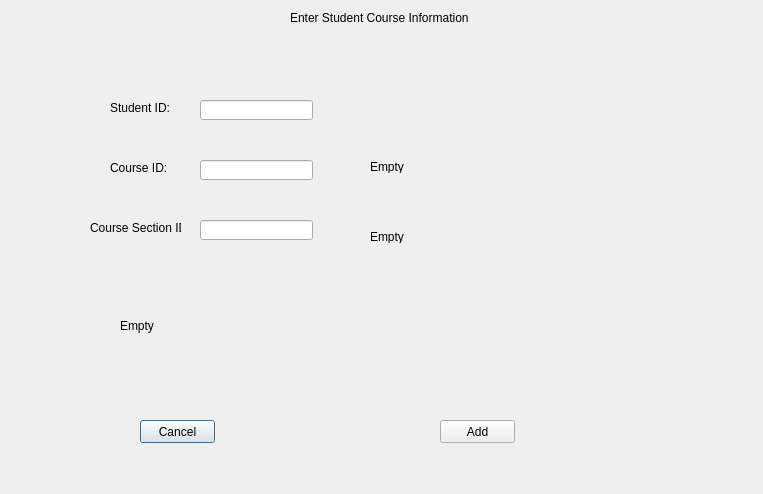
<?xml version="1.0" encoding="UTF-8"?>
<ui version="4.0">
 <class>Dialog</class>
 <widget class="QDialog" name="Dialog">
  <property name="geometry">
   <rect>
    <x>0</x>
    <y>0</y>
    <width>763</width>
    <height>494</height>
   </rect>
  </property>
  <property name="windowTitle">
   <string>Dialog</string>
  </property>
  <widget class="QLabel" name="label">
   <property name="geometry">
    <rect>
     <x>290</x>
     <y>10</y>
     <width>181</width>
     <height>16</height>
    </rect>
   </property>
   <property name="text">
    <string>Enter Student Course Information</string>
   </property>
  </widget>
  <widget class="QLabel" name="label_2">
   <property name="geometry">
    <rect>
     <x>110</x>
     <y>100</y>
     <width>71</width>
     <height>16</height>
    </rect>
   </property>
   <property name="text">
    <string>Student ID:</string>
   </property>
  </widget>
  <widget class="QLabel" name="label_3">
   <property name="geometry">
    <rect>
     <x>110</x>
     <y>160</y>
     <width>61</width>
     <height>16</height>
    </rect>
   </property>
   <property name="text">
    <string>Course ID:</string>
   </property>
  </widget>
  <widget class="QLabel" name="label_4">
   <property name="geometry">
    <rect>
     <x>90</x>
     <y>220</y>
     <width>91</width>
     <height>16</height>
    </rect>
   </property>
   <property name="text">
    <string>Course Section ID:</string>
   </property>
  </widget>
  <widget class="QLabel" name="label1">
   <property name="geometry">
    <rect>
     <x>370</x>
     <y>160</y>
     <width>47</width>
     <height>13</height>
    </rect>
   </property>
   <property name="text">
    <string>Empty</string>
   </property>
  </widget>
  <widget class="QLabel" name="label2">
   <property name="geometry">
    <rect>
     <x>370</x>
     <y>230</y>
     <width>47</width>
     <height>13</height>
    </rect>
   </property>
   <property name="text">
    <string>Empty</string>
   </property>
  </widget>
  <widget class="QPushButton" name="cancel">
   <property name="geometry">
    <rect>
     <x>140</x>
     <y>420</y>
     <width>75</width>
     <height>23</height>
    </rect>
   </property>
   <property name="text">
    <string>Cancel</string>
   </property>
  </widget>
  <widget class="QPushButton" name="addButton">
   <property name="geometry">
    <rect>
     <x>440</x>
     <y>420</y>
     <width>75</width>
     <height>23</height>
    </rect>
   </property>
   <property name="text">
    <string>Add</string>
   </property>
  </widget>
  <widget class="QLineEdit" name="stdID">
   <property name="geometry">
    <rect>
     <x>200</x>
     <y>100</y>
     <width>113</width>
     <height>20</height>
    </rect>
   </property>
  </widget>
  <widget class="QLineEdit" name="crsID">
   <property name="geometry">
    <rect>
     <x>200</x>
     <y>160</y>
     <width>113</width>
     <height>20</height>
    </rect>
   </property>
  </widget>
  <widget class="QLineEdit" name="crsSecID">
   <property name="geometry">
    <rect>
     <x>200</x>
     <y>220</y>
     <width>113</width>
     <height>20</height>
    </rect>
   </property>
  </widget>
  <widget class="QLabel" name="label3">
   <property name="geometry">
    <rect>
     <x>120</x>
     <y>280</y>
     <width>501</width>
     <height>91</height>
    </rect>
   </property>
   <property name="text">
    <string>Empty</string>
   </property>
  </widget>
 </widget>
 <resources/>
 <connections/>
</ui>
